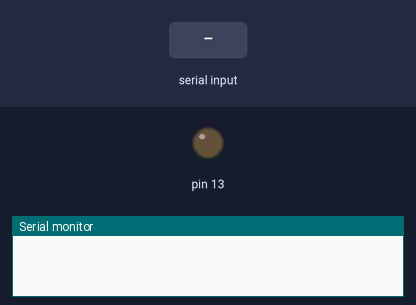
The sketch below on a simulated Arduino Uno, built with avr-gcc and run on an emulated ATmega328P. Shown: output pins drawn as LEDs (lit = HIGH), the last lines printed to the serial monitor. The inputs (shaded band) are chosen by the test bench.

Above: at 1.2 s.
1.3 s: "1" received over the second serial link
At 2.1 s:
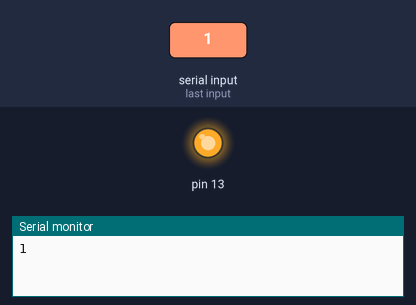
2.8 s: "0" received over the second serial link
At 3.2 s:
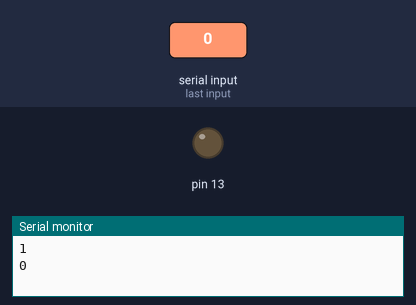
Timing chart, 0 to 5.8 s (numbered marks = the images above; inputs shaded):
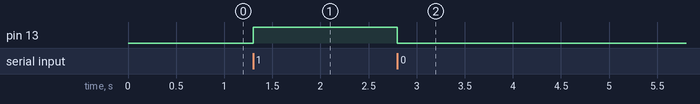

The sketch:

main.ino
```cpp
#include <SoftwareSerial.h> // Librería para la comunicación Bluetooth
SoftwareSerial BT(4,6); //Pines Tx y Rx del módulo Bluetooth, respectivamente

char datos_serial; //Variable para guardar los datos que recibimos a través del módulo

void setup() {

  pinMode(13,OUTPUT);
  Serial.begin(9600);
  BT.begin(9600); //La comunicación se suele hacer a 9600 bps, si no te funciona cambia esta línea a 38400 --> BT.begin(38400)
}

void loop() {

  if (BT.available()>0){ //Solo iniciamos la lectura cuando el módulo quiere comunicarse con la placa, para evitar errores

    char datos_serial=(char) BT.read(); //Leemos el mensaje y lo guardamos en nuestra variable
    Serial.println(datos_serial); //Imprimimos en el Serial para poder verlo en el mismo ordenador a través del Monitor Serie del IDE

    switch (datos_serial){

      case '1': //Si el mensaje recibido es "1"...
        digitalWrite(13,HIGH); //Enciende el LED
        break;

      case '0': //Si el mensaje recibido es "0"...
        digitalWrite(13,LOW); //Apaga el LED
        break;
    }
  }
}
```

Measured:
- after the input at 1.3 s, pin 13: LOW → HIGH at once
- after the input at 2.8 s, pin 13: HIGH → LOW at once
